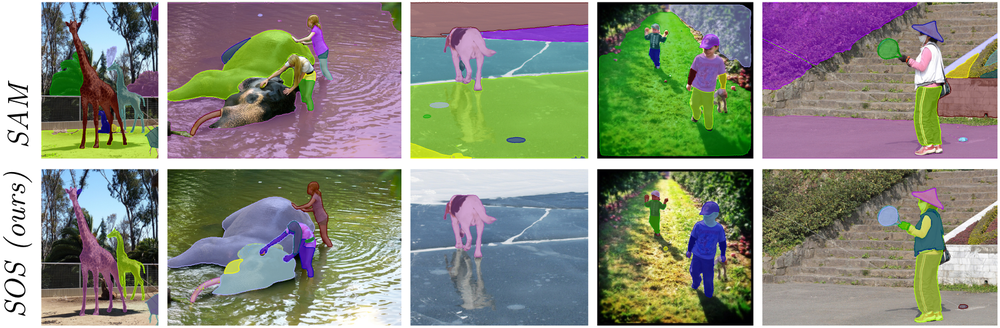
#> input picture segment_objects.png, 1000 x 328 px, shrunk from 1612 x 528 before the run; its folder holds only this picture in this run
$ python generate_contour_prompts.py .. ../segment_objects.png
#> lines starting #> are read from the running program, lines starting #| are printed output that depends on the picture
import os.path

from numpy.random import choice
from skimage.io import imsave, imread
import numpy as np

import multiprocessing as mp
import io
import json
import glob
from skimage.filters import gaussian

import argparse

from functools import partial


def process_image(path, num_samples, prune_size, min_score):
#> called with path = '../segment_objects.png', num_samples = 50, prune_size = 10, min_score = 0.7
    object_prior = imread(path)
#> object_prior is the input picture: shape (328, 1000, 4); mean R, G, B, A 138.5, 141.3, 127.5, 255
    object_prior = gaussian(object_prior, 20)
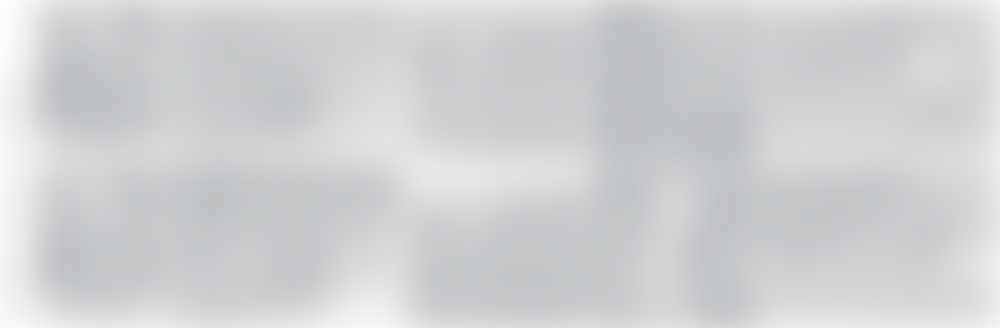
#> object_prior: shape (328, 1000, 4) float64; mean R, G, B, A 0.761, 0.769, 0.778, 0.787; transparent parts drawn white
    object_prior = object_prior.astype(float)
    object_prior = object_prior / np.max(object_prior)
    object_prior[object_prior < min_score] = 0
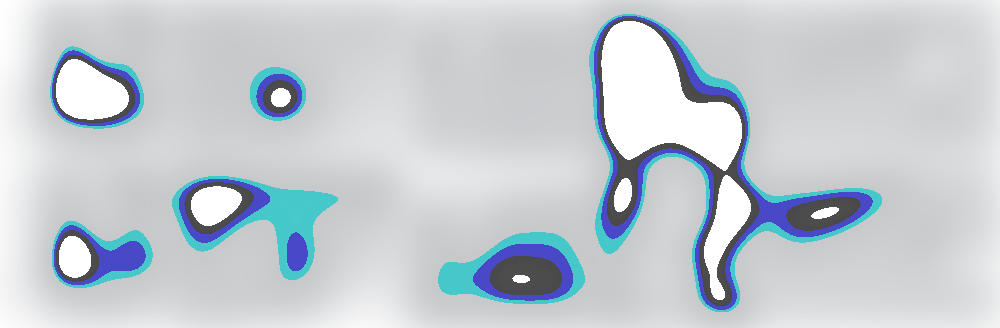
#> object_prior: shape (328, 1000, 4) float64; mean R, G, B, A 0.635, 0.675, 0.71, 0.744; transparent parts drawn white

#> (the run stopped early here; a loop or call above may not have finished)
